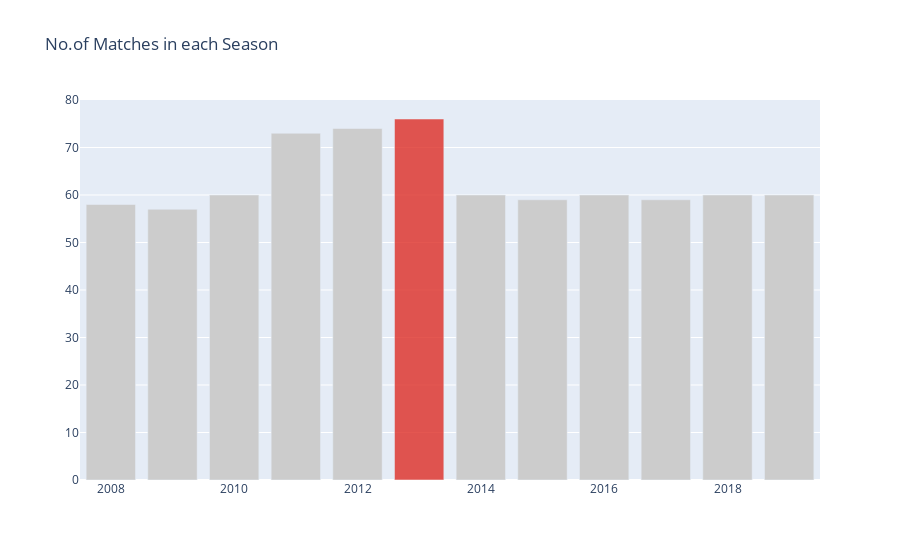

The notebook cell saved with this chart:
### Markdown cell above
<a id=section50206></a>
#### 5.2.6 Which Season had most number of matches?

### Code cell
#matches['season'].value_counts().iplot(kind='bar', xTitle='Season',yTitle='No.of Matches',title='No.of Matches in each Season')

ms = matches['season'].value_counts()
# get the max index and change its color only
maxIndex = list(ms.array).index(max(list(ms.array))) #maxIndex = np.where(ms == np.amax(ms))
colors = ['rgba(204,204,204,1)',] * ms.size
colors[maxIndex] = 'rgba(222,45,38,0.8)'

fig = go.Figure(data=[go.Bar(
    x = ms.index,
    y = ms.array,
    marker_color = colors # marker color can be a single color value or an iterable
)])
fig.update_layout(title_text='No.of Matches in each Season')

# _iplot(self, kind, data, layout, filename, sharing, title, xTitle, yTitle, zTitle, theme, colors, colorscale, fill, width, dash, mode, interpolation, symbol, size, barmode, sortbars, bargap, bargroupgap, bins, histnorm, histfunc, orientation, boxpoints, annotations, keys, bestfit, bestfit_colors, mean, mean_colors, categories, x, y, z, text, gridcolor, zerolinecolor, margin, labels, values, secondary_y, secondary_y_title, subplots, shape, error_x, error_y, error_type, locations, lon, lat, asFrame, asDates, asFigure, asImage, dimensions, asPlot, asUrl, online, **kwargs)

### Figure 1 — Plotly figure (JSON) as saved in the notebook; plotly's stock layout.template omitted (floating-point values rounded to 4 significant figures)
{"data": [{"marker": {"color": ["rgba(222,45,38,0.8)", "rgba(204,204,204,1)", "rgba(204,204,204,1)", "rgba(204,204,204,1)", "rgba(204,204,204,1)", "rgba(204,204,204,1)", "rgba(204,204,204,1)", "rgba(204,204,204,1)", "rgba(204,204,204,1)", "rgba(204,204,204,1)", "rgba(204,204,204,1)", "rgba(204,204,204,1)"]}, "type": "bar", "x": [2013, 2012, 2011, 2019, 2018, 2016, 2014, 2010, 2017, 2015, 2008, 2009], "y": [76, 74, 73, 60, 60, 60, 60, 60, 59, 59, 58, 57]}], "layout": {"title": {"text": "No.of Matches in each Season"}}}
